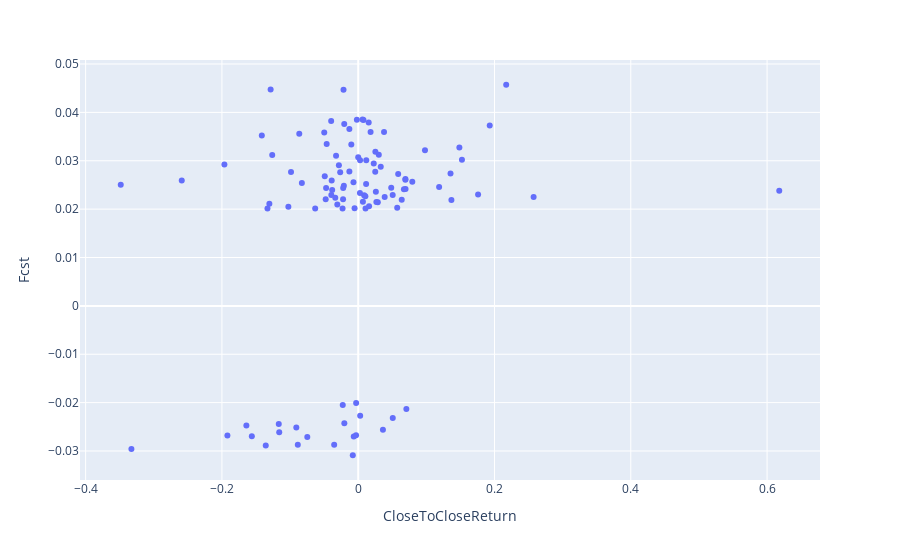

Source (notebook cell):
### Code cell
px.scatter(tmp, x=TARGET_COL_NAME, y="Fcst")
